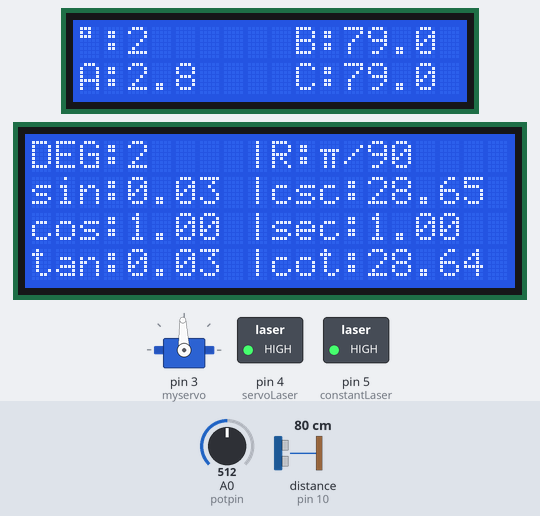
Recording of a sketch running on a simulated Arduino Uno, built with avr-gcc and run on an emulated ATmega328P. Parts: servo, 16×2 character LCD, 20×4 character LCD, switched loads named in the sketch (green lamp = pin HIGH). Wiring (inferred from the names in the program): ultrasonic range finder: trigger pin 9; echo pin 10. Inputs (shaded band) come from the test bench; at power-on: A0 (potpin) = 512, distance to the obstacle (sensor on pin 10) 80 cm. The echo pulse lasts 58.3 µs per cm; pins used as bus, display or sensor lines are not drawn.

Above: at 1.7 s.
1.8 s: A0 (potpin) set to 7
At 3.2 s:
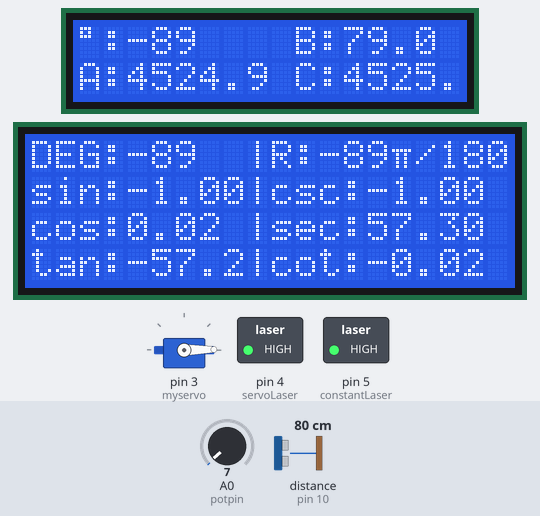
3.6 s: A0 (potpin) set to 4
At 5.1 s:
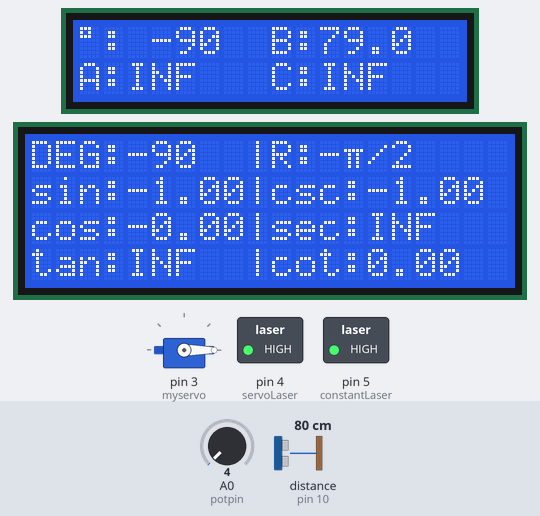
5.6 s: A0 (potpin) set to 122
At 7.2 s:
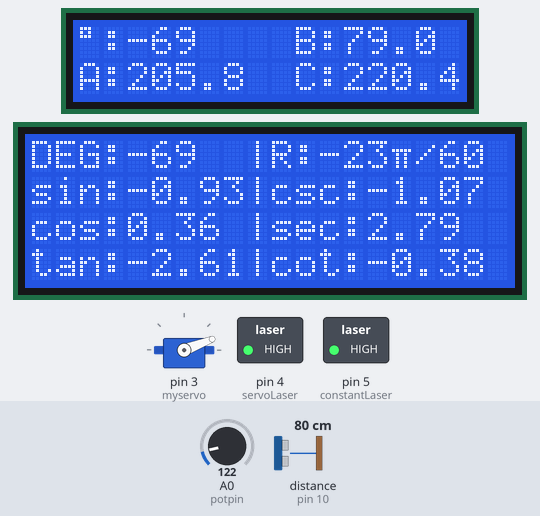
7.7 s: A0 (potpin) set to 306
At 9.2 s:
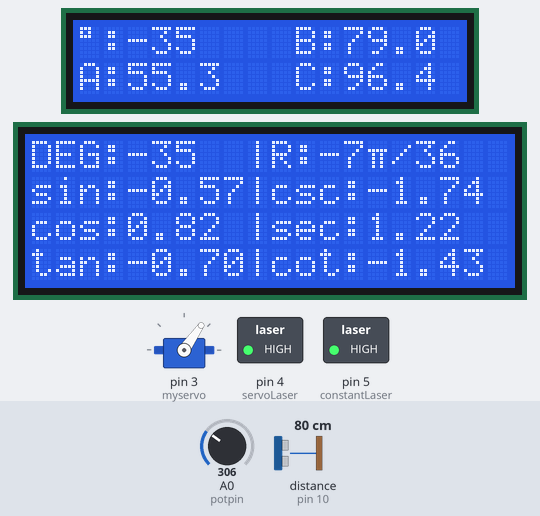
9.7 s: distance to the obstacle (sensor on pin 10) set to 2 cm
At 11.1 s:
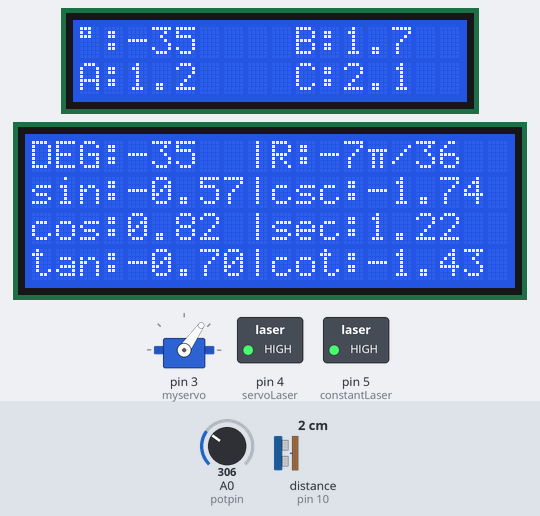
11.7 s: A0 (potpin) set to 716
At 12.9 s:
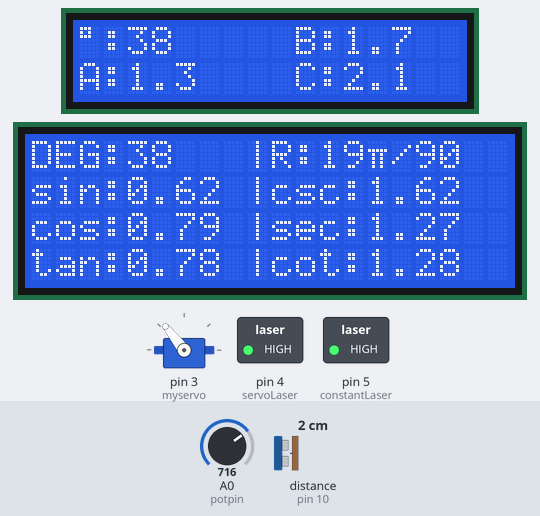
Timing chart, 0 to 14.7 s (numbered marks = the images above; inputs shaded):
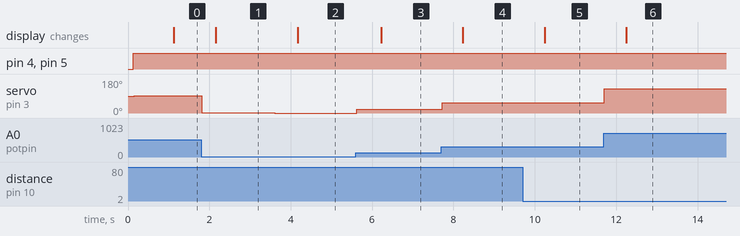

Measured:
- the behaviour switches between 6 and 5 on A0 (potpin) (found by bisection; images 1 and 2)
- after the input at 1.8 s, servo on pin 3 (myservo): 92° → 1° at once; the display: changes after 0.36 s (image 1)
- after the input at 3.6 s, servo on pin 3 (myservo): 1° → 0° at once; the display: changes after 0.57 s (image 2)
- after the input at 5.6 s, servo on pin 3 (myservo): 0° → 21° at once; the display: changes after 0.62 s (image 3)
- after the input at 7.7 s, servo on pin 3 (myservo): 21° → 55° at once; the display: changes after 0.53 s (image 4)
- after the input at 9.7 s, the display: changes after 0.54 s (image 5)
- after the input at 11.7 s, servo on pin 3 (myservo): 55° → 128° at once; the display: changes after 0.55 s (image 6)

The sketch:

_official_trial_final.ino
```cpp
#include <Servo.h>
#include <Wire.h>
#include <LiquidCrystal_I2C.h>
int potpin = 0;
int val;
Servo myservo;
const int trigPin = 9;
const int echoPin = 10;
//laser pins
const int servoLaser = 4;
const int constantLaser = 5;
const float rad = 0.01745329252;
unsigned long previousMillis = 0;
const unsigned long interval = 1000;
LiquidCrystal_I2C lcd1(0x26, 16, 2);
LiquidCrystal_I2C lcd2(0x27, 20, 4);
byte customChar[] = {
  B00000,
  B00000,
  B11111,
  B01010,
  B01010,
  B01010,
  B01010,
  B00000
};
void setup() {
  Serial.begin(9600);
  myservo.attach(3);  // Attaches the servo to pin 3
  pinMode(trigPin, OUTPUT);
  pinMode(echoPin, INPUT);
  pinMode(servoLaser, OUTPUT);
  pinMode(constantLaser, OUTPUT);
  lcd1.init();
  lcd2.init();
  lcd1.backlight();
  lcd2.backlight();
}
void loop() {
  unsigned long currentMillis = millis();
  //on the lasers
  digitalWrite(servoLaser, HIGH);
  digitalWrite(constantLaser, HIGH);
  // Read the potentiometer
  val = analogRead(potpin);
  val = map(val, 0, 1023, 0, 184);
  // Measure distance with HC-SR04
  long duration;
  float distance;
  digitalWrite(trigPin, LOW);
  delayMicroseconds(2);
  digitalWrite(trigPin, HIGH);
  delayMicroseconds(10);
  digitalWrite(trigPin, LOW);
  duration = pulseIn(echoPin, HIGH);
  distance = duration * 0.034 / 2;
  //Negating the Angle
  int ang = 0;
  if (val >= 90 && val < 180) {
    ang = val - 90;
  } else if (val >= 180) {
    ang = 90;
  } else {
    ang = -1 * (90 - val);
  }
  //Height and Hypotenuse Variables
  float height = (distance) * (tan(ang * rad));
  float hypotenuse = sqrt(pow(height, 2) + pow(distance, 2));
  //Negative Height
  if (ang < 0) {
    height = -1 * height;
  }
  // Print values every one second
  if (currentMillis - previousMillis >= interval) {
    previousMillis = currentMillis;
    //Trigonometric Ratios Formula
    float sinx = sin(ang * rad);
    float cosx = cos(ang * rad);
    float tanx = tan(ang * rad);
    float cscx = 1 / sinx;
    float secx = 1 / cosx;
    float cotx = 1 / tanx;
    //Radians Calculation
    int degrees = abs(ang);
    float radians = degrees * 3.14159 / 180.0;
    // Calculate Fraction Form
    int numerator = round(radians * 180.0 / 3.14159);
    int denominator = 180;
    // Find the greatest common divisor
    int gcd = findGCD(numerator, denominator);
    // Simplify the fraction
    numerator /= gcd;
    denominator /= gcd;
    //Configuring the 2 LCD Displays
    if (ang >= 90 || ang == -90) {
      //small lcd
      lcd1.clear();
      lcd1.setCursor(0, 0);
      lcd1.print(String(char(223)) + ": " + String(ang));
      lcd1.setCursor(0, 1);
      lcd1.print("A:INF");
      lcd1.setCursor(8, 0);
      lcd1.print("B:" + String(distance, 1));
      lcd1.setCursor(8, 1);
      lcd1.print("C:INF");
      //big lcd left
      lcd2.clear();
      lcd2.setCursor(0, 0);
      lcd2.print("DEG:" + String(ang));
      lcd2.setCursor(9, 0);
      lcd2.print("|R:");
      if (ang < 0) {
        if (numerator == 1) {
          lcd2.setCursor(12, 0);
          lcd2.print("-");
          lcd2.createChar(0, customChar);
          lcd2.home();
          lcd2.setCursor(13, 0);
          lcd2.write(0);
          lcd2.setCursor(14, 0);
          lcd2.print("/" + String(denominator));
        } else if (numerator < 10) {
          lcd2.setCursor(12, 0);
          lcd2.print("-");
          lcd2.setCursor(13, 0);
          lcd2.print(numerator);
          lcd2.createChar(0, customChar);
          lcd2.home();
          lcd2.setCursor(14, 0);
          lcd2.write(0);
          lcd2.setCursor(15, 0);
          lcd2.print("/" + String(denominator));
        } else if (numerator >= 10) {
          lcd2.setCursor(12, 0);
          lcd2.print("-");
          lcd2.setCursor(13, 0);
          lcd2.print(numerator);
          lcd2.createChar(0, customChar);
          lcd2.home();
          lcd2.setCursor(15, 0);
          lcd2.write(0);
          lcd2.setCursor(16, 0);
          lcd2.print("/" + String(denominator));
        }
      } else {
        if (numerator == 1) {
          lcd2.createChar(0, customChar);
          lcd2.home();
          lcd2.setCursor(12, 0);
          lcd2.write(0);
          lcd2.setCursor(13, 0);
          lcd2.print("/" + String(denominator));
        } else if (numerator < 10) {
          lcd2.setCursor(12, 0);
          lcd2.print(numerator);
          lcd2.createChar(0, customChar);
          lcd2.home();
          lcd2.setCursor(13, 0);
          lcd2.write(0);
          lcd2.setCursor(14, 0);
          lcd2.print("/" + String(denominator));
        } else if (numerator >= 10) {
          lcd2.setCursor(12, 0);
          lcd2.print(numerator);
          lcd2.createChar(0, customChar);
          lcd2.home();
          lcd2.setCursor(14, 0);
          lcd2.write(0);
          lcd2.setCursor(15, 0);
          lcd2.print("/" + String(denominator));
        }
      }
      //left column
      lcd2.setCursor(0, 1);
      lcd2.print("sin:" + String(sinx, 2));
      lcd2.setCursor(0, 2);
      lcd2.print("cos:" + String(cosx, 2));
      lcd2.setCursor(0, 3);
      lcd2.print("tan:INF");
      //right column
      lcd2.setCursor(9, 1);
      lcd2.print("|csc:" + String(cscx, 2));
      lcd2.setCursor(9, 2);
      lcd2.print("|sec:INF");
      lcd2.setCursor(9, 3);
      lcd2.print("|cot:" + String(cotx, 2));
    } else if (ang >= -5 && ang <= -1) {
      //small lcd
      lcd1.clear();
      lcd1.setCursor(0, 0);
      lcd1.print(String(char(223)) + ": " + String(ang));
      lcd1.setCursor(0, 1);
      lcd1.print("A: " + String(height, 1));
      lcd1.setCursor(8, 0);
      lcd1.print("B: " + String(distance, 1));
      lcd1.setCursor(8, 1);
      lcd1.print("C: " + String(hypotenuse, 1));
      lcd2.clear();
      lcd2.setCursor(0, 0);
      lcd2.print("DEG:" + String(ang));
      lcd2.setCursor(9, 0);
      lcd2.print("|R:");
      if (ang < 0) {
        if (numerator == 1) {
          lcd2.setCursor(12, 0);
          lcd2.print("-");
          lcd2.createChar(0, customChar);
          lcd2.home();
          lcd2.setCursor(13, 0);
          lcd2.write(0);
          lcd2.setCursor(14, 0);
          lcd2.print("/" + String(denominator));
        } else if (numerator < 10) {
          lcd2.setCursor(12, 0);
          lcd2.print("-");
          lcd2.setCursor(13, 0);
          lcd2.print(numerator);
          lcd2.createChar(0, customChar);
          lcd2.home();
          lcd2.setCursor(14, 0);
          lcd2.write(0);
          lcd2.setCursor(15, 0);
          lcd2.print("/" + String(denominator));
        } else if (numerator >= 10) {
          lcd2.setCursor(12, 0);
          lcd2.print("-");
          lcd2.setCursor(13, 0);
          lcd2.print(numerator);
          lcd2.createChar(0, customChar);
          lcd2.home();
          lcd2.setCursor(15, 0);
          lcd2.write(0);
          lcd2.setCursor(16, 0);
          lcd2.print("/" + String(denominator));
        }
      } else {
        if (numerator == 1) {
          lcd2.createChar(0, customChar);
          lcd2.home();
          lcd2.setCursor(12, 0);
          lcd2.write(0);
          lcd2.setCursor(13, 0);
          lcd2.print("/" + String(denominator));
        } else if (numerator < 10) {
          lcd2.setCursor(12, 0);
          lcd2.print(numerator);
          lcd2.createChar(0, customChar);
          lcd2.home();
          lcd2.setCursor(13, 0);
          lcd2.write(0);
          lcd2.setCursor(14, 0);
          lcd2.print("/" + String(denominator));
        } else if (numerator >= 10) {
          lcd2.setCursor(12, 0);
          lcd2.print(numerator);
          lcd2.createChar(0, customChar);
          lcd2.home();
          lcd2.setCursor(14, 0);
          lcd2.write(0);
          lcd2.setCursor(15, 0);
          lcd2.print("/" + String(denominator));
        }
      }
      lcd2.setCursor(0, 1);
      lcd2.print("sin:" + String(sinx, 2));
      lcd2.setCursor(0, 2);
      lcd2.print("cos:" + String(cosx, 2));
      lcd2.setCursor(0, 3);
      lcd2.print("tan:" + String(tanx, 2));
      //big lcd right
      lcd2.setCursor(9, 1);
      lcd2.print("|csc:" + String(cscx, 2));
      lcd2.setCursor(9, 2);
      lcd2.print("|sec:" + String(secx, 2));
      lcd2.setCursor(9, 3);
      lcd2.print("|cot:" + String(cotx, 2));
    } else {
      //small lcd
      lcd1.clear();
      lcd1.setCursor(0, 0);
      lcd1.print(String(char(223)) + ":" + String(ang));
      lcd1.setCursor(0, 1);
      lcd1.print("A:" + String(height, 1));
      lcd1.setCursor(9, 0);
      lcd1.print("B:" + String(distance, 1));
      lcd1.setCursor(9, 1);
      lcd1.print("C:" + String(hypotenuse, 1));
      //big lcd left
      lcd2.clear();
      lcd2.setCursor(0, 0);
      lcd2.print("DEG:" + String(ang));
      lcd2.setCursor(9, 0);
      lcd2.print("|R:");
      if (ang < 0) {
        if (numerator == 1) {
          lcd2.setCursor(12, 0);
          lcd2.print("-");
          lcd2.createChar(0, customChar);
          lcd2.home();
          lcd2.setCursor(13, 0);
          lcd2.write(0);
          lcd2.setCursor(14, 0);
          lcd2.print("/" + String(denominator));
        } else if (numerator < 10) {
          lcd2.setCursor(12, 0);
          lcd2.print("-");
          lcd2.setCursor(13, 0);
          lcd2.print(numerator);
          lcd2.createChar(0, customChar);
          lcd2.home();
          lcd2.setCursor(14, 0);
          lcd2.write(0);
          lcd2.setCursor(15, 0);
          lcd2.print("/" + String(denominator));
        } else if (numerator >= 10) {
          lcd2.setCursor(12, 0);
          lcd2.print("-");
          lcd2.setCursor(13, 0);
          lcd2.print(numerator);
          lcd2.createChar(0, customChar);
          lcd2.home();
          lcd2.setCursor(15, 0);
          lcd2.write(0);
          lcd2.setCursor(16, 0);
          lcd2.print("/" + String(denominator));
        }
      } else {
        if (numerator == 1) {
          lcd2.createChar(0, customChar);
          lcd2.home();
          lcd2.setCursor(12, 0);
          lcd2.write(0);
          lcd2.setCursor(13, 0);
          lcd2.print("/" + String(denominator));
        } else if (numerator < 10) {
          lcd2.setCursor(12, 0);
          lcd2.print(numerator);
          lcd2.createChar(0, customChar);
          lcd2.home();
          lcd2.setCursor(13, 0);
          lcd2.write(0);
          lcd2.setCursor(14, 0);
          lcd2.print("/" + String(denominator));
        } else if (numerator >= 10) {
          lcd2.setCursor(12, 0);
          lcd2.print(numerator);
          lcd2.createChar(0, customChar);
          lcd2.home();
          lcd2.setCursor(14, 0);
          lcd2.write(0);
          lcd2.setCursor(15, 0);
          lcd2.print("/" + String(denominator));
        }
      }
      lcd2.setCursor(0, 1);
      lcd2.print("sin:" + String(sinx, 2));
      lcd2.setCursor(0, 2);
      lcd2.print("cos:" + String(cosx, 2));
      lcd2.setCursor(0, 3);
      lcd2.print("tan:" + String(tanx, 2));
      //big lcd right
      lcd2.setCursor(9, 1);
      lcd2.print("|csc:" + String(cscx, 2));
      lcd2.setCursor(9, 2);
      lcd2.print("|sec:" + String(secx, 2));
      lcd2.setCursor(9, 3);
      lcd2.print("|cot:" + String(cotx, 2));
    }
  }
  //writing the servo with no delay
  myservo.write(val);
  delay(15);
}
// Function to find the greatest common divisor (Euclidean algorithm)
int findGCD(int a, int b) {
  while (b != 0) {
    int temp = b;
    b = a % b;
    a = temp;
  }
  return a;
}
```
